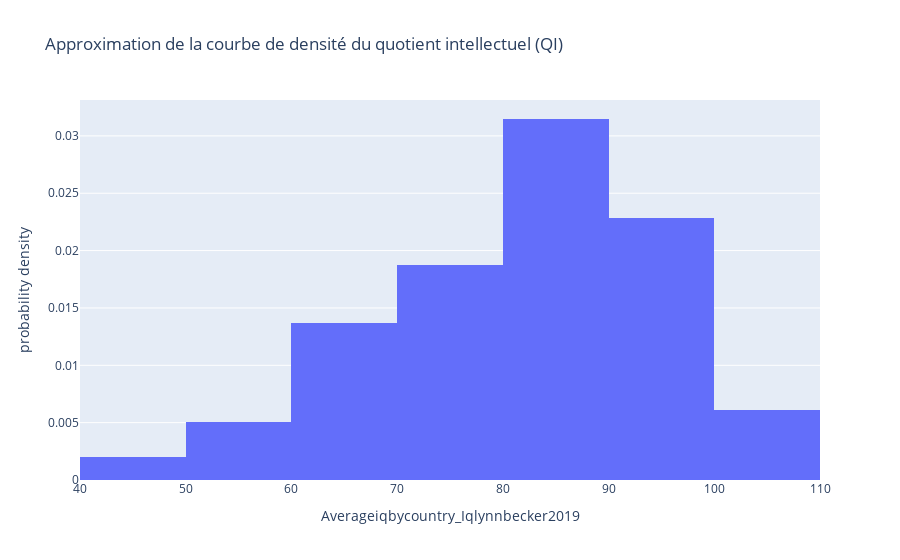

Source (notebook cell):
### Code cell
fig = px.histogram(df, x='Averageiqbycountry_Iqlynnbecker2019', nbins=10, histnorm='probability density', 
                 title='Approximation de la courbe de densité du quotient intellectuel (QI)')

fig.show()

### Figure 1 — Plotly figure (JSON) as saved in the notebook; plotly's stock layout.template omitted (floating-point values rounded to 4 significant figures; data arrays with more than 128 entries replaced by an {"elided": "..."} marker saying what was removed)
{"data": [{"alignmentgroup": "True", "bingroup": "x", "histnorm": "probability density", "hovertemplate": "Averageiqbycountry_Iqlynnbecker2019=%{x}<br>probability density=%{y}<extra></extra>", "legendgroup": "", "marker": {"color": "#636efa", "pattern": {"shape": ""}}, "name": "", "nbinsx": 10, "offsetgroup": "", "orientation": "v", "showlegend": false, "type": "histogram", "x": {"elided": "197 float values"}, "xaxis": "x", "yaxis": "y"}], "layout": {"barmode": "relative", "legend": {"tracegroupgap": 0}, "title": {"text": "Approximation de la courbe de densité du quotient intellectuel (QI)"}, "xaxis": {"anchor": "y", "domain": [0, 1], "title": {"text": "Averageiqbycountry_Iqlynnbecker2019"}}, "yaxis": {"anchor": "x", "domain": [0, 1], "title": {"text": "probability density"}}}}
